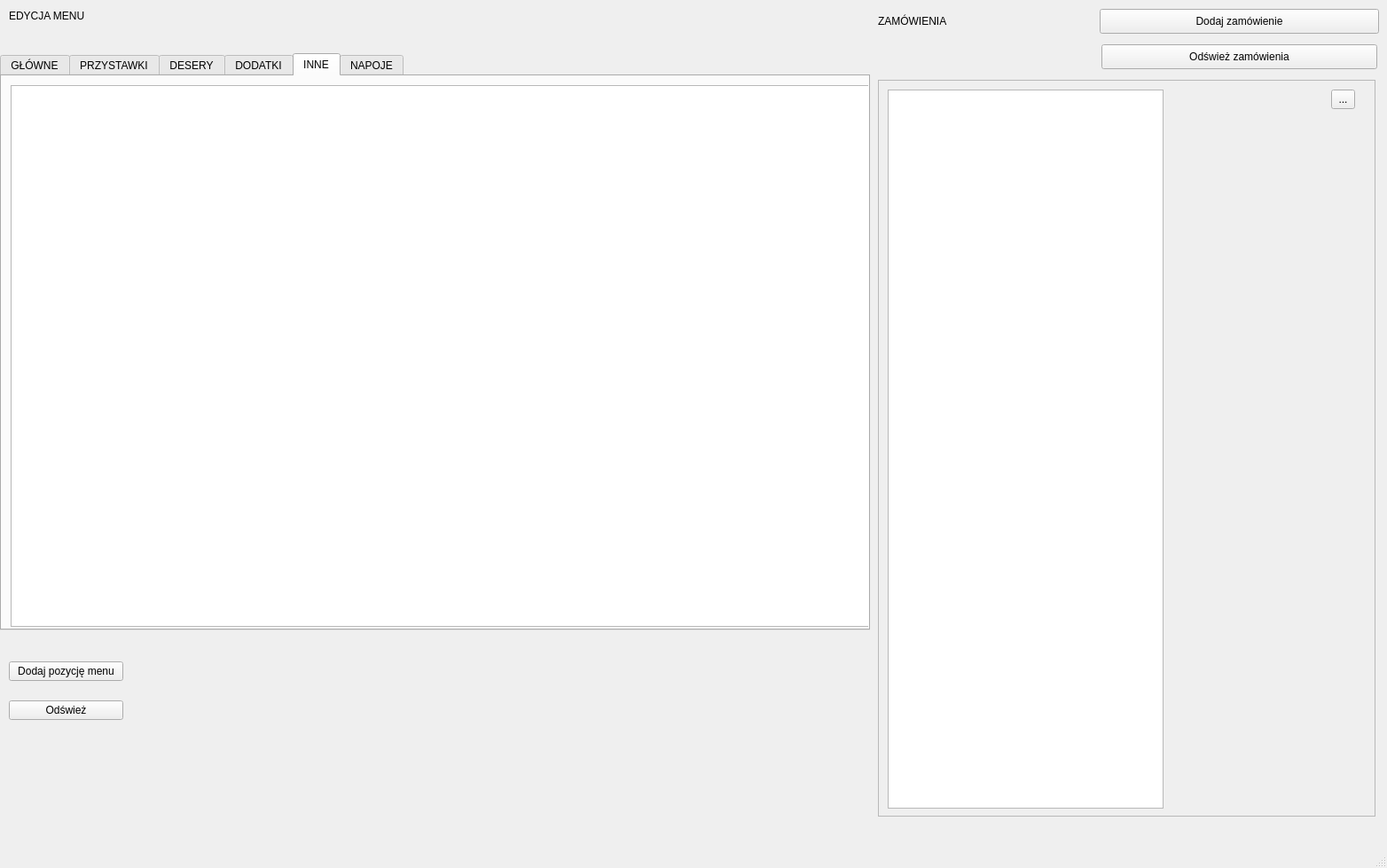
<?xml version="1.0" encoding="UTF-8"?>
<ui version="4.0">
 <class>MainWindow</class>
 <widget class="QMainWindow" name="MainWindow">
  <property name="geometry">
   <rect>
    <x>0</x>
    <y>0</y>
    <width>1564</width>
    <height>979</height>
   </rect>
  </property>
  <property name="windowTitle">
   <string>RExpediter</string>
  </property>
  <widget class="QWidget" name="centralwidget">
   <widget class="QTabWidget" name="tabWidget">
    <property name="geometry">
     <rect>
      <x>0</x>
      <y>60</y>
      <width>981</width>
      <height>651</height>
     </rect>
    </property>
    <property name="currentIndex">
     <number>4</number>
    </property>
    <widget class="QWidget" name="tab_mains">
     <attribute name="title">
      <string>GŁÓWNE</string>
     </attribute>
     <widget class="QTableView" name="tableView">
      <property name="geometry">
       <rect>
        <x>10</x>
        <y>10</y>
        <width>1301</width>
        <height>611</height>
       </rect>
      </property>
     </widget>
    </widget>
    <widget class="QWidget" name="tab_starters">
     <attribute name="title">
      <string>PRZYSTAWKI</string>
     </attribute>
     <widget class="QTableView" name="tableView_2">
      <property name="geometry">
       <rect>
        <x>10</x>
        <y>10</y>
        <width>961</width>
        <height>611</height>
       </rect>
      </property>
     </widget>
    </widget>
    <widget class="QWidget" name="tab_desserts">
     <attribute name="title">
      <string>DESERY</string>
     </attribute>
     <widget class="QTableView" name="tableView_3">
      <property name="geometry">
       <rect>
        <x>10</x>
        <y>10</y>
        <width>1291</width>
        <height>601</height>
       </rect>
      </property>
     </widget>
    </widget>
    <widget class="QWidget" name="tab_sides">
     <attribute name="title">
      <string>DODATKI</string>
     </attribute>
     <widget class="QTableView" name="tableView_4">
      <property name="geometry">
       <rect>
        <x>10</x>
        <y>10</y>
        <width>1301</width>
        <height>611</height>
       </rect>
      </property>
     </widget>
    </widget>
    <widget class="QWidget" name="tab_others">
     <attribute name="title">
      <string>INNE</string>
     </attribute>
     <widget class="QTableView" name="tableView_5">
      <property name="geometry">
       <rect>
        <x>10</x>
        <y>10</y>
        <width>1301</width>
        <height>611</height>
       </rect>
      </property>
     </widget>
    </widget>
    <widget class="QWidget" name="tab_bevereges">
     <attribute name="title">
      <string>NAPOJE</string>
     </attribute>
     <widget class="QTableView" name="tableView_6">
      <property name="geometry">
       <rect>
        <x>10</x>
        <y>10</y>
        <width>971</width>
        <height>611</height>
       </rect>
      </property>
     </widget>
    </widget>
   </widget>
   <widget class="QWidget" name="layoutWidget">
    <property name="geometry">
     <rect>
      <x>10</x>
      <y>730</y>
      <width>129</width>
      <height>100</height>
     </rect>
    </property>
    <layout class="QVBoxLayout" name="verticalLayout">
     <item>
      <widget class="QPushButton" name="addMenuItemButton">
       <property name="text">
        <string>Dodaj pozycję menu</string>
       </property>
      </widget>
     </item>
     <item>
      <widget class="QPushButton" name="deleteMenuItemButton">
       <property name="text">
        <string>Odśwież</string>
       </property>
      </widget>
     </item>
    </layout>
   </widget>
   <widget class="QLabel" name="label">
    <property name="geometry">
     <rect>
      <x>990</x>
      <y>10</y>
      <width>476</width>
      <height>28</height>
     </rect>
    </property>
    <property name="text">
     <string>ZAMÓWIENIA</string>
    </property>
   </widget>
   <widget class="QPushButton" name="pushButton">
    <property name="geometry">
     <rect>
      <x>1240</x>
      <y>10</y>
      <width>315</width>
      <height>28</height>
     </rect>
    </property>
    <property name="text">
     <string>Dodaj zamówienie</string>
    </property>
   </widget>
   <widget class="QLabel" name="label_2">
    <property name="geometry">
     <rect>
      <x>10</x>
      <y>10</y>
      <width>181</width>
      <height>16</height>
     </rect>
    </property>
    <property name="text">
     <string>EDYCJA MENU</string>
    </property>
   </widget>
   <widget class="QPushButton" name="pushButton_2">
    <property name="geometry">
     <rect>
      <x>1242</x>
      <y>50</y>
      <width>311</width>
      <height>28</height>
     </rect>
    </property>
    <property name="text">
     <string>Odśwież zamówienia</string>
    </property>
   </widget>
   <widget class="QScrollArea" name="scrollArea">
    <property name="geometry">
     <rect>
      <x>990</x>
      <y>90</y>
      <width>561</width>
      <height>831</height>
     </rect>
    </property>
    <property name="widgetResizable">
     <bool>true</bool>
    </property>
    <widget class="QWidget" name="scrollAreaWidgetContents">
     <property name="geometry">
      <rect>
       <x>0</x>
       <y>0</y>
       <width>559</width>
       <height>829</height>
      </rect>
     </property>
     <widget class="QToolButton" name="toolButton">
      <property name="geometry">
       <rect>
        <x>510</x>
        <y>10</y>
        <width>27</width>
        <height>22</height>
       </rect>
      </property>
      <property name="text">
       <string>...</string>
      </property>
     </widget>
     <widget class="QTextBrowser" name="order_result">
      <property name="geometry">
       <rect>
        <x>10</x>
        <y>10</y>
        <width>311</width>
        <height>811</height>
       </rect>
      </property>
     </widget>
    </widget>
   </widget>
  </widget>
  <widget class="QMenuBar" name="menubar">
   <property name="geometry">
    <rect>
     <x>0</x>
     <y>0</y>
     <width>1564</width>
     <height>26</height>
    </rect>
   </property>
  </widget>
  <widget class="QStatusBar" name="statusbar"/>
 </widget>
 <resources/>
 <connections/>
</ui>
